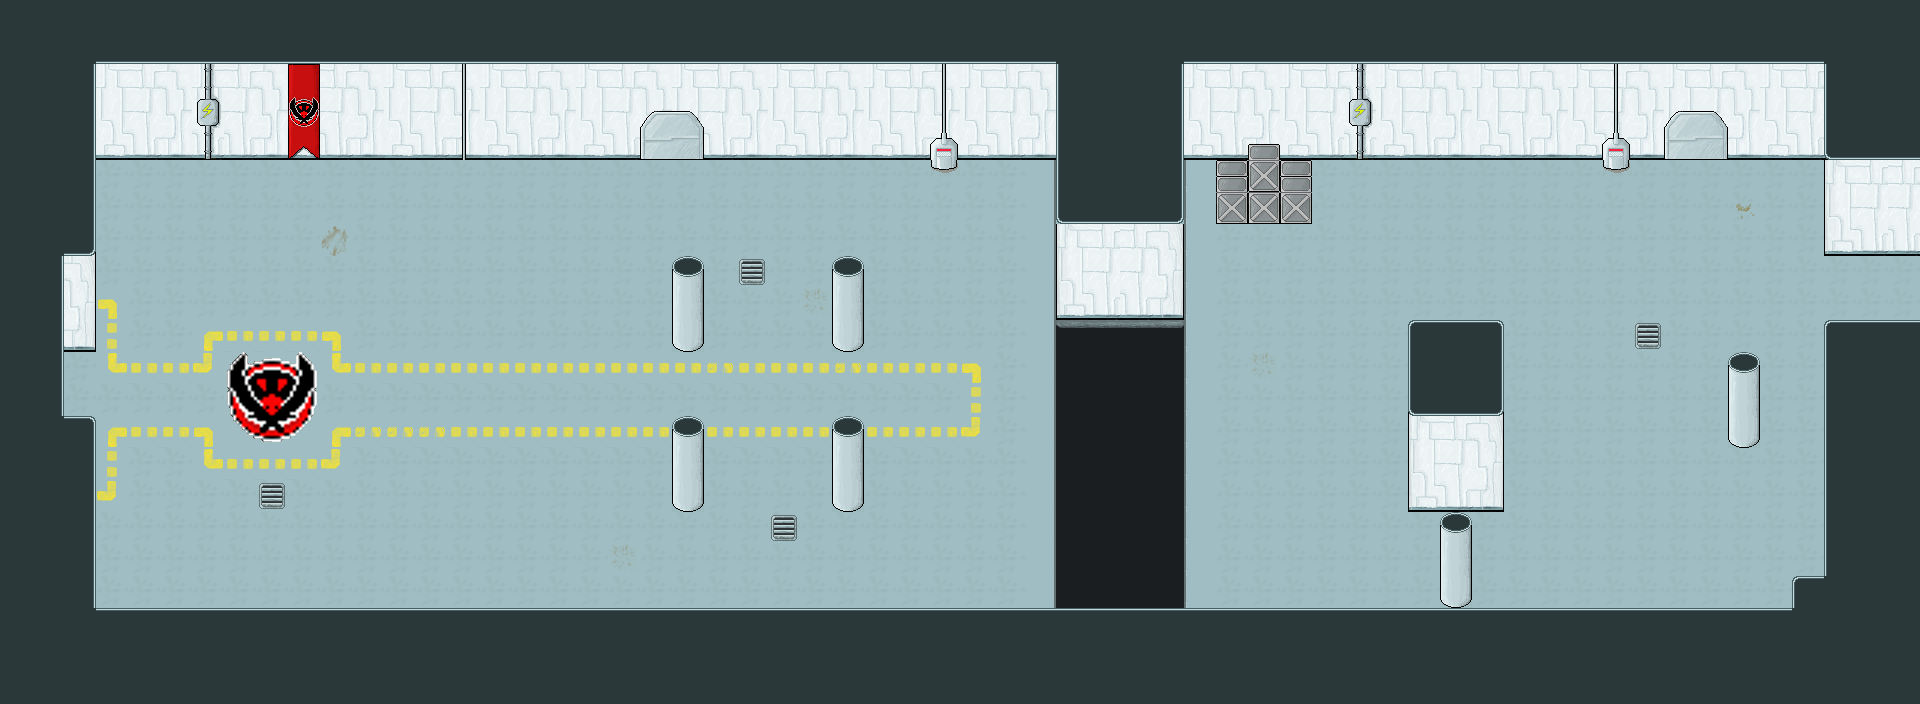

Rendered tile map (Tiled .tmx) drawn with the repository's tilesets; below, a short description and the map source with its tile grids summarised:
An orthogonal 60x22 tile map with 32x32 px tiles, 2 tile layers (Background, Foreground) and 17 objects (8x Penguin, 2x Cannon, 2x Alarm, Music, PenguinScientist, ...).

<map version="1.0" orientation="orthogonal" width="60" height="22" tilewidth="32" tileheight="32">
 <tileset firstgid="1" name="Metal" tilewidth="32" tileheight="32">
  <image source="../../Images/Tilesets/Metal.png" width="512" height="512" />
  <tile id="2">
   <properties>
    <property name="type" value="Hole" />
   </properties>
  </tile>
  <tile id="3">
   <properties>
    <property name="type" value="PhysicalTile" />
   </properties>
  </tile>
  <tile id="4">
   <properties>
    <property name="type" value="PhysicalTile" />
   </properties>
  </tile>
  <tile id="5">
   <properties>
    <property name="type" value="PhysicalTile" />
   </properties>
  </tile>
  <tile id="6">
   <properties>
    <property name="type" value="PhysicalTile" />
   </properties>
  </tile>
  <tile id="7">
   <properties>
    <property name="type" value="PhysicalTile" />
   </properties>
  </tile>
  <tile id="19">
   <properties>
    <property name="type" value="PhysicalTile" />
   </properties>
  </tile>
  <tile id="20">
   <properties>
    <property name="type" value="PhysicalTile" />
   </properties>
  </tile>
  <tile id="21">
   <properties>
    <property name="type" value="PhysicalTile" />
   </properties>
  </tile>
  <tile id="22">
   <properties>
    <property name="type" value="PhysicalTile" />
   </properties>
  </tile>
  <tile id="23">
   <properties>
    <property name="type" value="PhysicalTile" />
   </properties>
  </tile>
  <tile id="35">
   <properties>
    <property name="type" value="PhysicalTile" />
   </properties>
  </tile>
  <tile id="36">
   <properties>
    <property name="type" value="PhysicalTile" />
   </properties>
  </tile>
  <tile id="37">
   <properties>
    <property name="type" value="PhysicalTile" />
   </properties>
  </tile>
  <tile id="38">
   <properties>
    <property name="type" value="PhysicalTile" />
   </properties>
  </tile>
  <tile id="39">
   <properties>
    <property name="type" value="PhysicalTile" />
   </properties>
  </tile>
  <tile id="47">
   <properties>
    <property name="type" value="PhysicalTile" />
   </properties>
  </tile>
  <tile id="58">
   <properties>
    <property name="type" value="PhysicalTile" />
   </properties>
  </tile>
  <tile id="59">
   <properties>
    <property name="type" value="PhysicalTile" />
   </properties>
  </tile>
  <tile id="68">
   <properties>
    <property name="type" value="PhysicalTile" />
   </properties>
  </tile>
  <tile id="74">
   <properties>
    <property name="type" value="PhysicalTile" />
   </properties>
  </tile>
  <tile id="75">
   <properties>
    <property name="type" value="PhysicalTile" />
   </properties>
  </tile>
  <tile id="76">
   <properties>
    <property name="type" value="PhysicalTile" />
   </properties>
  </tile>
  <tile id="80">
   <properties>
    <property name="type" value="PhysicalTile" />
   </properties>
  </tile>
  <tile id="86">
   <properties>
    <property name="type" value="PhysicalTile" />
   </properties>
  </tile>
  <tile id="90">
   <properties>
    <property name="type" value="PhysicalTile" />
   </properties>
  </tile>
  <tile id="91">
   <properties>
    <property name="type" value="PhysicalTile" />
   </properties>
  </tile>
  <tile id="92">
   <properties>
    <property name="type" value="PhysicalTile" />
   </properties>
  </tile>
  <tile id="96">
   <properties>
    <property name="type" value="PhysicalTile" />
   </properties>
  </tile>
  <tile id="99">
   <properties>
    <property name="type" value="Hole" />
   </properties>
  </tile>
  <tile id="100">
   <properties>
    <property name="type" value="Hole" />
   </properties>
  </tile>
  <tile id="101">
   <properties>
    <property name="type" value="Hole" />
   </properties>
  </tile>
  <tile id="119">
   <properties>
    <property name="type" value="PhysicalType" />
   </properties>
  </tile>
  <tile id="120">
   <properties>
    <property name="type" value="PhysicalTile" />
   </properties>
  </tile>
  <tile id="135">
   <properties>
    <property name="type" value="PhysicalTile" />
   </properties>
  </tile>
  <tile id="142">
   <properties>
    <property name="type" value="PhysicalType" />
   </properties>
  </tile>
  <tile id="151">
   <properties>
    <property name="type" value="Pipe" />
   </properties>
  </tile>
  <tile id="152">
   <properties>
    <property name="type" value="Pipe" />
   </properties>
  </tile>
  <tile id="167">
   <properties>
    <property name="type" value="Pipe" />
   </properties>
  </tile>
  <tile id="168">
   <properties>
    <property name="type" value="Pipe" />
   </properties>
  </tile>
  <tile id="170">
   <properties>
    <property name="type" value="PhysicalTile" />
   </properties>
  </tile>
  <tile id="171">
   <properties>
    <property name="type" value="PhysicalTile" />
   </properties>
  </tile>
  <tile id="172">
   <properties>
    <property name="type" value="PhysicalTile" />
   </properties>
  </tile>
  <tile id="173">
   <properties>
    <property name="type" value="PhysicalTile" />
   </properties>
  </tile>
  <tile id="174">
   <properties>
    <property name="type" value="PhysicalTile" />
   </properties>
  </tile>
  <tile id="175">
   <properties>
    <property name="type" value="PhysicalTile" />
   </properties>
  </tile>
  <tile id="183">
   <properties>
    <property name="type" value="Pipe" />
   </properties>
  </tile>
  <tile id="184">
   <properties>
    <property name="type" value="Pipe" />
   </properties>
  </tile>
  <tile id="186">
   <properties>
    <property name="type" value="PhysicalTile" />
   </properties>
  </tile>
  <tile id="187">
   <properties>
    <property name="type" value="PhysicalTile" />
   </properties>
  </tile>
  <tile id="188">
   <properties>
    <property name="type" value="PhysicalTile" />
   </properties>
  </tile>
  <tile id="189">
   <properties>
    <property name="type" value="PhysicalTile" />
   </properties>
  </tile>
  <tile id="190">
   <properties>
    <property name="type" value="PhysicalTile" />
   </properties>
  </tile>
  <tile id="191">
   <properties>
    <property name="type" value="PhysicalTile" />
   </properties>
  </tile>
  <tile id="199">
   <properties>
    <property name="type" value="PhysicalTile" />
   </properties>
  </tile>
  <tile id="208">
   <properties>
    <property name="type" value="PhysicalTile" />
   </properties>
  </tile>
  <tile id="209">
   <properties>
    <property name="type" value="PhysicalTile" />
   </properties>
  </tile>
  <tile id="210">
   <properties>
    <property name="type" value="PhysicalTile" />
   </properties>
  </tile>
  <tile id="211">
   <properties>
    <property name="type" value="PhysicalTile" />
   </properties>
  </tile>
  <tile id="212">
   <properties>
    <property name="type" value="PhysicalTile" />
   </properties>
  </tile>
  <tile id="213">
   <properties>
    <property name="type" value="PhysicalTile" />
   </properties>
  </tile>
  <tile id="214">
   <properties>
    <property name="type" value="PhysicalTile" />
   </properties>
  </tile>
  <tile id="215">
   <properties>
    <property name="type" value="PhysicalTile" />
   </properties>
  </tile>
  <tile id="216">
   <properties>
    <property name="type" value="PhysicalTile" />
   </properties>
  </tile>
  <tile id="231">
   <properties>
    <property name="type" value="PhysicalTile" />
   </properties>
  </tile>
 </tileset>
 <layer name="Background" width="60" height="22">
  <data>[1320 cells, 1320 non-empty, 49 distinct tile ids]</data>
 </layer>
 <layer name="Foreground" width="60" height="22">
  <data>[1320 cells, 237 non-empty, 25 distinct tile ids]</data>
 </layer>
 <objectgroup name="Objects" width="60" height="22">
  <!-- 16 objects omitted --></objectgroup>
 <objectgroup name="RespawnPoints" width="60" height="22">
  <!-- 1 objects omitted --></objectgroup>
</map>
<!-- 17 of 17 objects omitted -->
